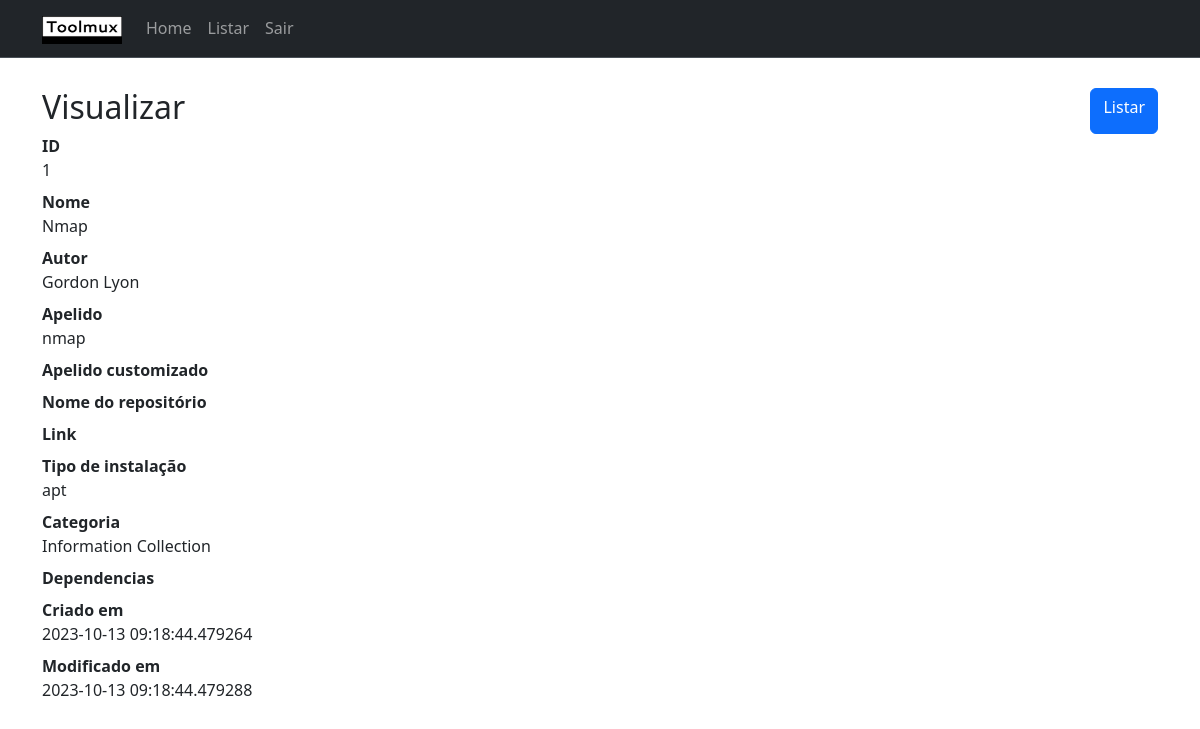
Page /visualizar/1/ (signed in) on the committed database.
### app/models.py (models this page shows)
class Tool(db.Model):
    id = db.Column(db.Integer, primary_key=True)
    name = db.Column(db.String(120), nullable=False)
    author = db.Column(db.String(120), nullable=False)
    alias = db.Column(db.String(120), nullable=False)
    custom_alias = db.Column(db.String(), nullable=True)
    name_repository = db.Column(db.String(), nullable=True)
    link = db.Column(db.String(), nullable=True)
    type_install = db.Column(db.String(), nullable=False)
    category = db.Column(db.String(), nullable=False)
    dependencies = db.Column(db.String(), nullable=True)
    created = db.Column(db.DateTime, default=datetime.utcnow)
    modified = db.Column(db.DateTime, default=datetime.utcnow)

### app/routes.py (the view)
@app.route('/visualizar/<id>/', methods=['GET',])
@login_required
def visualizar(id):
    tool = Tool.query.filter_by(id=id).first()
    if tool is None:
        flash('Ferramenta não existe')
        return redirect(url_for('index'))
    return render_template('visualizar.html', tool=tool, title='Visualizar')

### app/models.py (called while the page is built)
@login.user_loader
def load_user(id):
    return User.query.get(int(id))

### app/templates/visualizar.html (shortened to what this page needs)
{% extends 'base.html' %}
{% block content %}
<div class="d-flex justify-content-between">
    <h2>{{ title }}</h2>                              <a class="btn btn-primary" href="{{ url_for('listar') }}" role="button">Listar</a>
</div>
<dl>
  <dt>ID</dt>
  <dd>{{ tool.id }}</dd>
  <dt>Nome</dt>
  <dd>{{ tool.name }}</dd>
  <dt>Autor</dt>
  <dd>{{ tool.author }}</dd>
  <dt>Apelido</dt>
  <dd>{{ tool.alias }}</dd>
  <dt>Apelido customizado </dt>
  <dt>Nome do repositório</dt>
  <dt>Link</dt>
  <dt>Tipo de instalação</dt>
  <dd>{{ tool.type_install }}</dd>
  <dt>Categoria</dt>
  <dd>{{ tool.category }}</dd>
  <dt>Dependencias</dt>
  <dt>Criado em</dt>
  <dd>{{ tool.created }}</dd>
  <dt>Modificado em</dt>
  <dd>{{ tool.modified }}</dd>
</dl>
{% endblock %}

### rows in the picture
Tool: id "1", name "Nmap", author "Gordon Lyon", alias "nmap", type_install "apt", category "Information Collection", created "2023-10-13 09:18:44.479264", modified "2023-10-13 09:18:44.479288"

### other values in the picture
{{ title }} "Visualizar"
